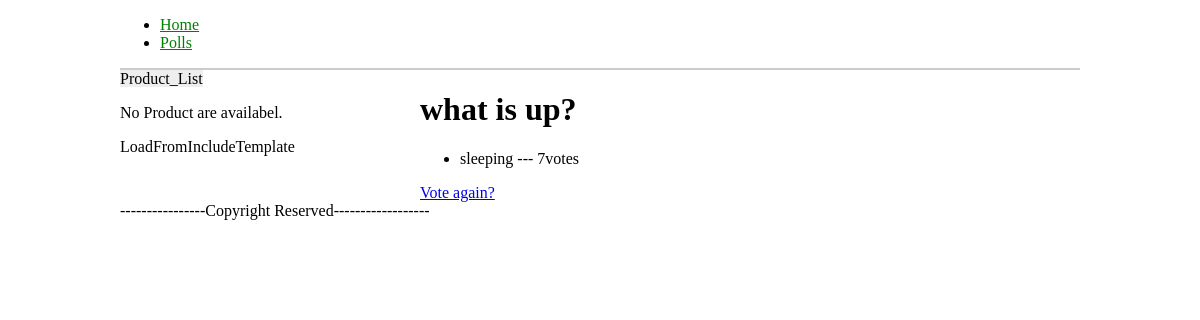
The app's page /polls/1/results/, older data.
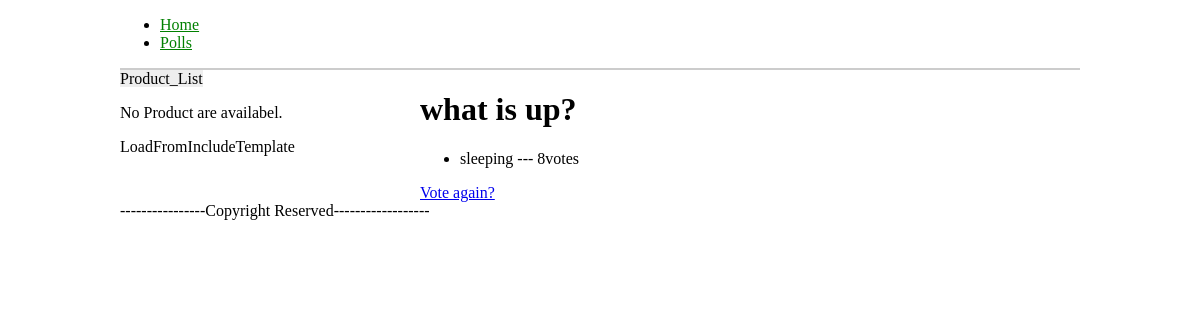
The same page, newer data.
### polls/models.py (models this page shows, shortened)
class Poll(models.Model):
    question=models.CharField(max_length=200)
    pub_date=models.DateTimeField("date published")
    def was_published_recently(self):
        return timezone.now()>self.pub_date>=timezone.now()-datetime.timedelta(days=1)
    was_published_recently.admin_order_fied='pub_date'
    was_published_recently.boolean=True
    was_published_recently.short_description="Published recently?"

class Choice(models.Model):
    poll=models.ForeignKey(Poll)
    choice_text=models.CharField(max_length=200)
    votes=models.IntegerField(default=0)

### polls/views.py (the view)
# urls.py: ,url(r'^(?P<pk>\d+)/results/$',views.ResultsView.as_view(),name='results')
class ResultsView(generic.DetailView):
    model=Poll
    template_name='polls/results.html'

### polls/templates/polls/results.html
{%extends 'base.html'%}
{%block content%}
<h1>{{poll.question}}</h1>
<ul>
	{%for choice in poll.choice_set.all%}
	<li>{{choice.choice_text}}  ---  {{choice.votes}}vote{{choice.votes|pluralize}}</li>
	{%endfor%}
</ul>
<a href="{% url 'polls:detail' poll.id %}">Vote again?</a>
{%endblock%}

### templates/base.html (shortened to what this page needs)
<!DOCTYPE html>
<html>
	<head>
		{%load static%}
		<link rel="stylesheet" type="text/css" href="{{STATIC_URL}}style.css" />
	</head>
	<body>
		<div id="page">
			<div id="head">
				<ul>
					<li>
						<a href="/">Home</a>
					</li>
					<li>
						<a href="/polls/">Polls</a>
					</li>
				</ul>
			</div>
			<div id="body">
				<div id="left">
					{%include 'products/side.html'%}
				</div>
				<div id="content">
					{%block content%}my default content{%endblock%}
				</div>
			</div>
			<div id="foot">
				----------------Copyright Reserved------------------
			</div>
	</div>
	</body>
</html>

### products/templates/products/side.html
<span style="background-color: #eee">Product_List</span>
{%load staticfiles%}
<link rel="stylesheet" type="text/css" href="{%static 'products/style.css'%}" />
{% if side_product_list %}
<div>
{%for product in side_product_list%}
  <div><a href="#">{{product.name}}</a></div>
  {%endfor%}
</div>
{%else%}
<p>No Product are availabel.</p>
LoadFromIncludeTemplate{{content}}
{%endif%}

### mysite/static/style.css (style rules this page uses)
#page { width:960px; margin:0 auto; }
#head { border-bottom:solid 2px #ccc }
#left { float:left; margin-right:10px; width:290px }
#content { float:left;width:660px }

### products/static/products/style.css (style rules this page uses)
li a { color:green }

Row changes from the older to the newer data that the page shows:
changed Choice "sleeping": votes "7" → "8"
